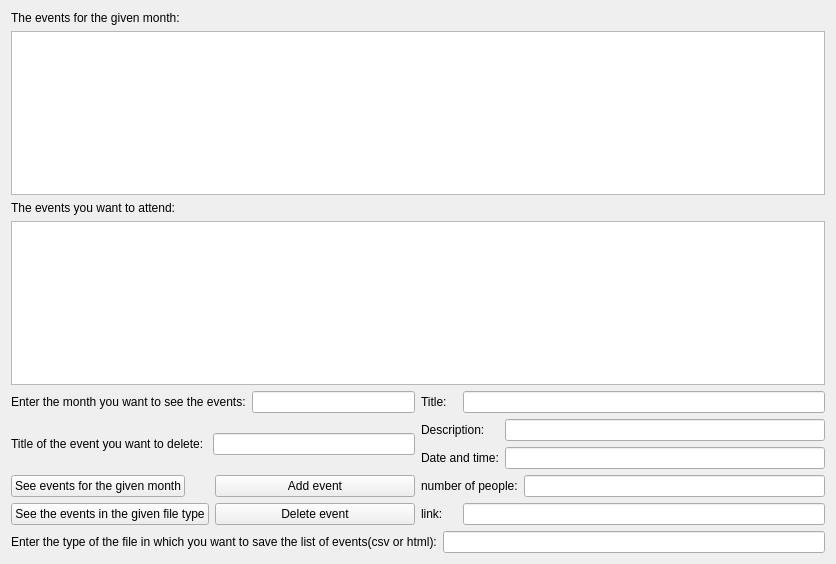
<?xml version="1.0" encoding="UTF-8"?>
<ui version="4.0">
 <class>userGUI</class>
 <widget class="QWidget" name="userGUI">
  <property name="geometry">
   <rect>
    <x>0</x>
    <y>0</y>
    <width>836</width>
    <height>564</height>
   </rect>
  </property>
  <property name="windowTitle">
   <string>userGUI</string>
  </property>
  <layout class="QGridLayout" name="gridLayout_2">
   <item row="0" column="0">
    <widget class="QLabel" name="label_4">
     <property name="text">
      <string>The events for the given month:</string>
     </property>
    </widget>
   </item>
   <item row="1" column="0" colspan="2">
    <widget class="QListWidget" name="givenMonthListWidget"/>
   </item>
   <item row="2" column="0">
    <widget class="QLabel" name="label_5">
     <property name="text">
      <string>The events you want to attend:</string>
     </property>
    </widget>
   </item>
   <item row="3" column="0" colspan="2">
    <widget class="QListWidget" name="listListWidget"/>
   </item>
   <item row="4" column="0">
    <layout class="QVBoxLayout" name="verticalLayout">
     <item>
      <layout class="QFormLayout" name="formLayout">
       <item row="0" column="1">
        <widget class="QLineEdit" name="givenMonthLineEdit"/>
       </item>
       <item row="0" column="0">
        <widget class="QLabel" name="label">
         <property name="text">
          <string>Enter the month you want to see the events:</string>
         </property>
        </widget>
       </item>
      </layout>
     </item>
    </layout>
   </item>
   <item row="4" column="1" rowspan="3">
    <layout class="QGridLayout" name="gridLayout">
     <item row="0" column="0">
      <widget class="QLabel" name="label_6">
       <property name="text">
        <string>Title:</string>
       </property>
      </widget>
     </item>
     <item row="0" column="1" colspan="3">
      <widget class="QLineEdit" name="TitleLineEdit"/>
     </item>
     <item row="1" column="0" colspan="2">
      <widget class="QLabel" name="label_7">
       <property name="text">
        <string>Description:</string>
       </property>
      </widget>
     </item>
     <item row="1" column="2" colspan="2">
      <widget class="QLineEdit" name="DescriptionLineEdit_2"/>
     </item>
     <item row="2" column="0" colspan="2">
      <widget class="QLabel" name="label_8">
       <property name="text">
        <string>Date and time:</string>
       </property>
      </widget>
     </item>
     <item row="2" column="2" colspan="2">
      <widget class="QLineEdit" name="DTLineEdit_3"/>
     </item>
     <item row="3" column="0" colspan="3">
      <widget class="QLabel" name="label_9">
       <property name="text">
        <string>number of people:</string>
       </property>
      </widget>
     </item>
     <item row="3" column="3">
      <widget class="QLineEdit" name="NbPLineEdit_4"/>
     </item>
     <item row="4" column="0">
      <widget class="QLabel" name="label_10">
       <property name="text">
        <string>link:</string>
       </property>
      </widget>
     </item>
     <item row="4" column="1" colspan="3">
      <widget class="QLineEdit" name="linkLineEdit_5"/>
     </item>
    </layout>
   </item>
   <item row="5" column="0">
    <layout class="QFormLayout" name="formLayout_4">
     <item row="0" column="0">
      <widget class="QLabel" name="label_3">
       <property name="text">
        <string>Title of the event you want to delete: </string>
       </property>
      </widget>
     </item>
     <item row="0" column="1">
      <widget class="QLineEdit" name="titleLineEdit"/>
     </item>
    </layout>
   </item>
   <item row="6" column="0">
    <layout class="QFormLayout" name="formLayout_2">
     <item row="0" column="0">
      <widget class="QPushButton" name="monthPushButton">
       <property name="text">
        <string>See events for the given month</string>
       </property>
      </widget>
     </item>
     <item row="0" column="1">
      <widget class="QPushButton" name="AddPushButton">
       <property name="text">
        <string>Add event</string>
       </property>
      </widget>
     </item>
     <item row="1" column="0">
      <widget class="QPushButton" name="fileTypePushButton">
       <property name="text">
        <string>See the events in the given file type</string>
       </property>
      </widget>
     </item>
     <item row="1" column="1">
      <widget class="QPushButton" name="DeletePushButton">
       <property name="text">
        <string>Delete event</string>
       </property>
      </widget>
     </item>
    </layout>
   </item>
   <item row="7" column="0" colspan="2">
    <layout class="QHBoxLayout" name="horizontalLayout">
     <item>
      <widget class="QLabel" name="label_2">
       <property name="text">
        <string>Enter the type of the file in which you want to save the list of events(csv or html):</string>
       </property>
      </widget>
     </item>
     <item>
      <widget class="QLineEdit" name="fileTypeLineEdit"/>
     </item>
    </layout>
   </item>
  </layout>
 </widget>
 <resources/>
 <connections/>
</ui>
